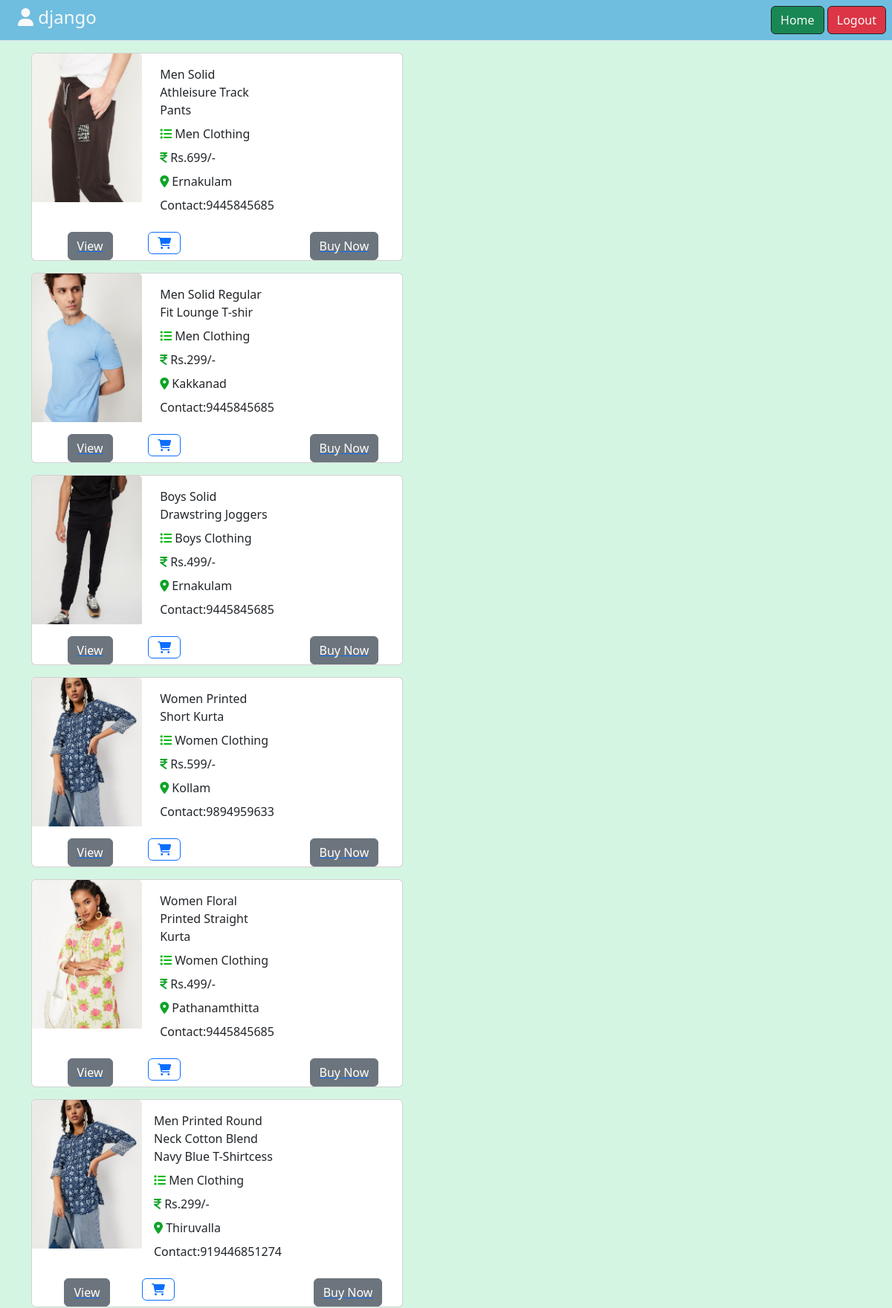
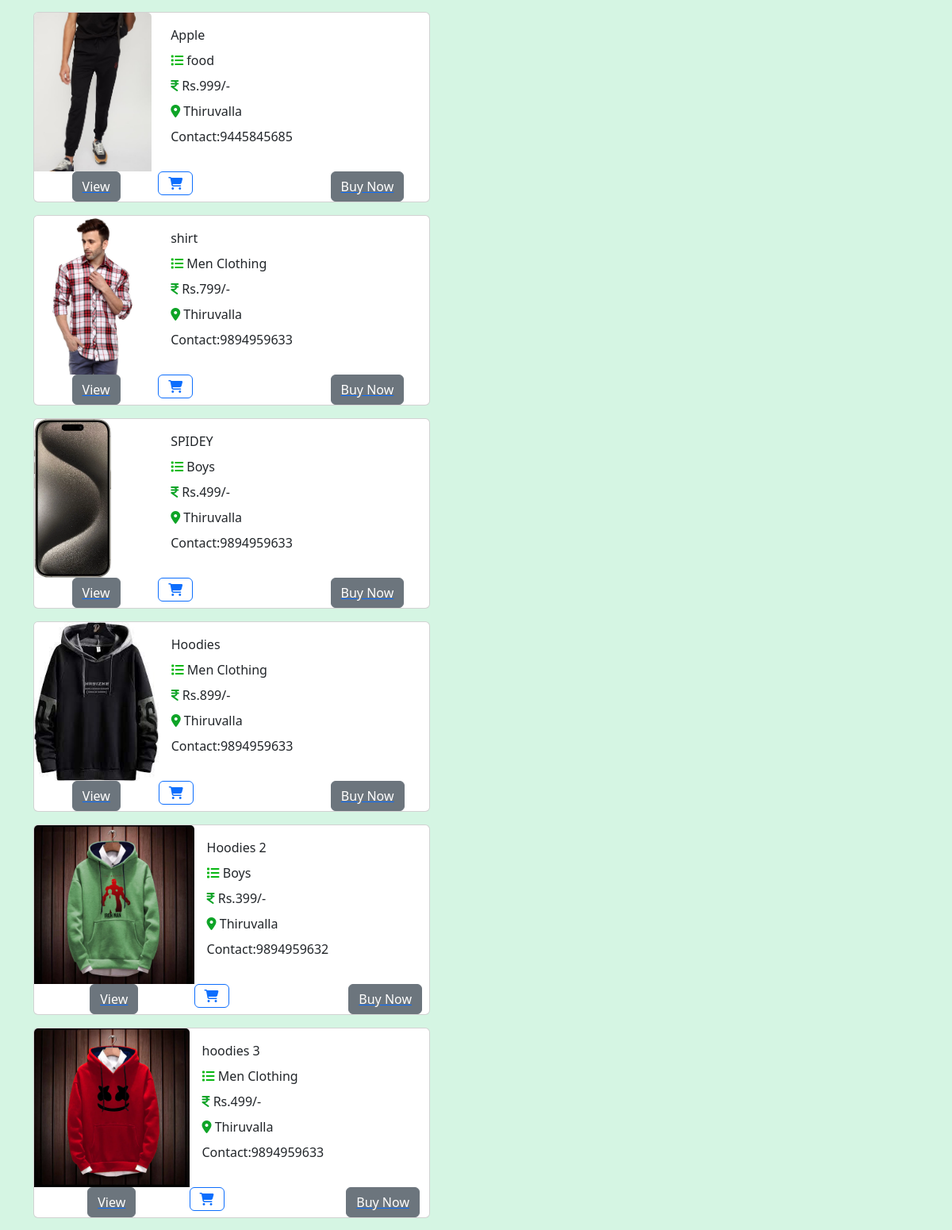
The app's page /listall (signed in, upper part) with its own data (2 pictures, top to bottom).
### scrapbox/models.py (models this page shows, shortened)
class Scrapbox(models.Model):
    name=models.CharField(max_length=200)
    category=models.CharField(max_length=200)
    price=models.IntegerField()
    location=models.CharField(max_length=200)
    picture=models.ImageField(upload_to="images",null=True,blank=True)
    phone_no=models.CharField(max_length=200,null=True)
    description=models.CharField(max_length=500,null=True,blank=True)
    user=models.ForeignKey(User,on_delete=models.CASCADE,null=True)

### scrapbox/views.py (the view)
# urls.py: path('listall',views.ScrapboxListView.as_view(),name="list-all"),
@method_decorator(signin_required,name="dispatch")
class ScrapboxListView(View):
    def get(self,request,*args,**kwargs):
        qs=Scrapbox.objects.all()
        return render(request,"scrapboxlist.html",{"data":qs})

### scrapbox/views.py (called while the page is built)
def signin_required(fn):
    def wrapper(request,*args,**kwargs):
        if not request.user.is_authenticated:
            messages.error(request,"Sign in required")
            return redirect("signin")
        else:
            return fn(request,*args, **kwargs)
    return wrapper

### scrapbox/templates/scrapboxlist.html (shortened to what this page needs)
<!DOCTYPE html>
{%load static%}
<html lang="en">
<head>
    <link rel="stylesheet" href="https://cdnjs.cloudflare.com/ajax/libs/font-awesome/6.5.1/css/all.min.css">
    <link href="https://cdn.jsdelivr.net/npm/bootstrap@5.3.2/dist/css/bootstrap.min.css" rel="stylesheet">
</head>
<body style="background-color: #D5F5E3 ">
<nav class="navbar p-2 text-dark  border-bottom border-body text-dark text-start  " style="background-color: rgba(70, 169, 222, 0.714);" data-bs-theme="white">
        <div class="col-l-8  text-light  justify-content-center">
            <h4 class="ms-3">  <i class="fa-solid fa-user"></i> {{request.user}}</h4>
        </div>
          <div class="d-flex justify-content-end">
            <a href="{%url 'index'  %}" class="btn btn-info border-dark bg-success text-light">Home</a> &nbsp;<br>
            <a href="{%url 'signout'%}" class="ms-auto btn btn-warning border-dark bg-danger text-light" >Logout</a>
        </div>
</nav>
    <div class="container">
        {% for product in data %}
            <div class="card mb-3 mt-3" id={{product.id}} style="
                width: 500px;
                display: grid;
                grid-template-columns: repeat(3, 1fr);">
                <img class="card-img-top" src="{{product.picture.url}}" alt="img" style="width: auto; height: 200px;">
                <div class="card-body">
                    <p class="card-title">{{product.name}}</p>
                    <p class="card-title"><i class="fa-solid fa-list" style="color: #06b711;"></i>  {{product.category}}</p>
                    <p class="card-title"><i class="fa-solid fa-indian-rupee-sign" style="color: #0ea427;"></i>  Rs.{{product.price}}/-</p>
                    <p class="card-title"><i class="fa-solid fa-location-dot" style="color: #0ea427;"></i>    {{product.location}}</p>
                    <p class="card-title">Contact:{{product.phone_no}}</p>
                </div>
              <a class="d-flex justify-content-center" href="{%url 'itemview' product.id %}"><button class="btn btn-secondary">View</button></a>
              <form action="{% url 'addtocart' product.id %}" method="post" data-bs-toggle="tooltip" data-bs-placement="bottom">
                <button class="btn btn-outline-primary d-flex justify-content-evenly" type="submit" name="action" value="addtocart">
                  <i class="fa-solid fa-cart-shopping"></i>
                </button>
              </form>
              <a class="d-flex justify-content-evenly" href="{%url 'shipping' product.id%}"><button class="btn btn-secondary">Buy Now</button></a>
            </div>
      {%endfor%}
    </div>
</body>
</html>

### records on screen
Scrapbox: picture (picture), name "Men Solid Athleisure Track Pants", category "Men Clothing", price "699", location "Ernakulam", phone_no "9445845685"
Scrapbox: picture (picture), name "Men Solid Regular Fit Lounge T-shir", category "Men Clothing", price "299", location "Kakkanad", phone_no "9445845685"
Scrapbox: {{ product.id }} 5 (drawn), picture (picture), name "Boys Solid Drawstring Joggers", category "Boys Clothing", price "499", location "Ernakulam", phone_no "9445845685"
Scrapbox: picture (picture), name "Women Printed Short Kurta", category "Women Clothing", price "599", location "Kollam", phone_no "9894959633"
Scrapbox: picture (picture), name "Women Floral Printed Straight Kurta", category "Women Clothing", price "499", location "Pathanamthitta", phone_no "9445845685"
Scrapbox: picture (picture), name "Men Printed Round Neck Cotton Blend Navy Blue T-Shirtcess", category "Men Clothing", price "299", location "Thiruvalla", phone_no "919446851274"
Scrapbox: picture (picture), name "Apple", category "food", price "999", location "Thiruvalla", phone_no "9445845685"
Scrapbox: picture (picture), name "shirt", category "Men Clothing", price "799", location "Thiruvalla", phone_no "9894959633"
Scrapbox: picture (picture), name "SPIDEY", category "Boys", price "499", location "Thiruvalla", phone_no "9894959633"
Scrapbox: picture (picture), name "Hoodies", category "Men Clothing", price "899", location "Thiruvalla", phone_no "9894959633"
Scrapbox: picture (picture), name "Hoodies 2", category "Boys", price "399", location "Thiruvalla", phone_no "9894959632"
Scrapbox: picture (picture), name "hoodies 3", category "Men Clothing", price "499", location "Thiruvalla", phone_no "9894959633"

### other values on screen
{{ request.user }} "django"
